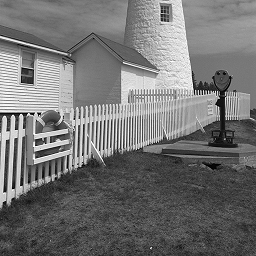
#> input picture OOP/House.bmp, 256 x 256 px
$ python Assigment.py
#> lines starting #> are read from the running program, lines starting #| are printed output that depends on the picture
#> the answer given: House.bmp
import numpy as np
from PIL import Image

class ImageEditor:
    def __init__(self, filename):
#> called with filename = 'House.bmp'
        self.filename = filename
        try:
            img = Image.open(filename).convert('L')
#> img is the input picture: PIL image 256x256 L; min 0, max 255, mean 115.2
            img = img.resize((256, 256))
            self.image_matrix = np.array(img)
            print(f"✅ Success: Loaded {filename}")
        except FileNotFoundError:
            print("❌ Error: File not found.")
            self.image_matrix = None

    def save(self, new_filename):
        if self.image_matrix is None:
            return
        result_img = Image.fromarray(self.image_matrix.astype('uint8'))
        result_img.save(new_filename)
        print(f"💾 Saved to: {new_filename}")

    # --- FILTER 1: Black & White ---
    def apply_black_and_white(self):
        avg = np.mean(self.image_matrix)
        self.image_matrix = np.where(self.image_matrix > avg, 255, 0)
        print("Done: Applied Black & White Filter.")

    # --- FILTER 2: Invert (This was missing!) ---
    def apply_invert(self):
        # 255 - pixel value gives the negative
        self.image_matrix = 255 - self.image_matrix
        print("Done: Applied Invert Filter.")

    # --- FILTER 4: Flip ---
    def apply_flip(self, direction):
        if direction == 'h':
            self.image_matrix = np.fliplr(self.image_matrix)
        elif direction == 'v':
            self.image_matrix = np.flipud(self.image_matrix)
        print(f"Done: Flipped image ({direction}).")

# --- Main Execution Block ---
if __name__ == "__main__":
    filename = input("Enter image name (e.g. cameraman.bmp): ")

    processor = ImageEditor(filename)

    if processor.image_matrix is not None:
        while True:
            print("\nSelect a Filter:")
            print("1. Black & White")
            print("2. Invert")
            print("4. Flip Image")
            print("S. Save & Exit")

#> (the run stopped early here; a loop or call above may not have finished)

$ run again, on OOP/elephant.bmp
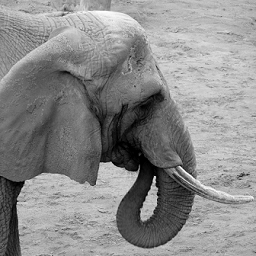
#> input picture OOP/elephant.bmp, 256 x 256 px
#> in __init__, img is the input picture: PIL image 256x256 L; min 0, max 255, mean 139.3

$ run again, on OOP/fruit.bmp
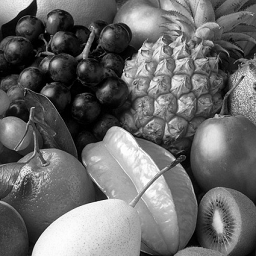
#> input picture OOP/fruit.bmp, 256 x 256 px
#> in __init__, img is the input picture: PIL image 256x256 L; min 0, max 255, mean 105.8
